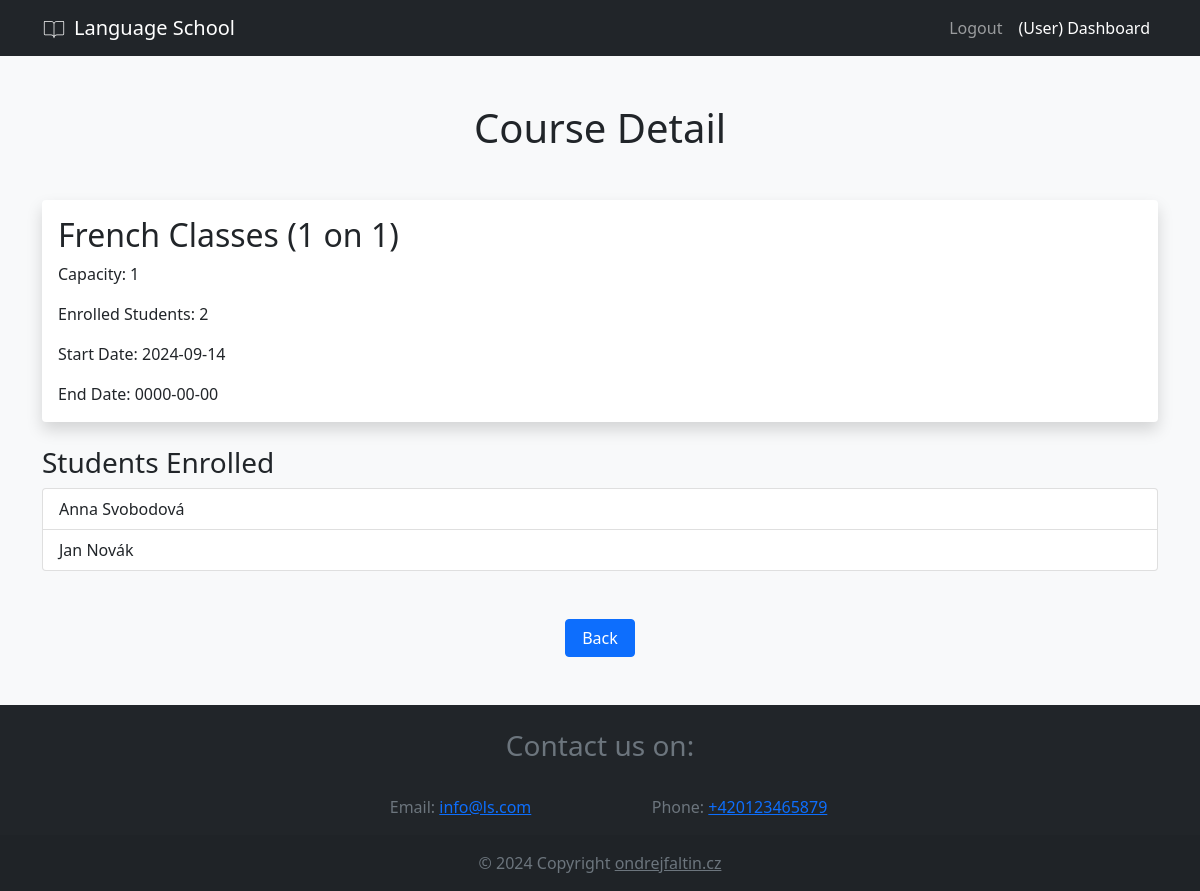
The page /php/kurz/course_detail.php?course_id=2 on the database its author committed.
### tables this page shows
create table Kurz(
	id int primary key auto_increment,
    nazev varchar(20),
    kapacita int,
    datum_zacatku date,
    datum_konce date
);

create table Student(
	id int primary key auto_increment,
    jmeno varchar(20),
    prijmeni varchar(20),
    uzivjm varchar(32) unique,
    email varchar(50) unique,
    heslo varchar(64),
    admin bit default false
);

### php/kurz/course_detail.php (the view, shortened to what this page needs)
<?php
    include ("../../inc/connection.php");
    $course_id = $_GET['course_id'];
    $sql_course = "SELECT *, (SELECT COUNT(*) FROM Zapis WHERE Zapis.kurz_id = Kurz.id) AS enrolled_students FROM Kurz WHERE id = ?";
    $stmt = $conn->prepare($sql_course);
    $stmt->bind_param("i", $course_id);
    $stmt->execute();
    $result_course = $stmt->get_result();
    $course = $result_course->fetch_assoc();
    $sql_students = "SELECT Student.jmeno, Student.prijmeni FROM Student
                    JOIN Zapis ON Student.id = Zapis.student_id
                    WHERE Zapis.kurz_id = ?";
    $stmt_students = $conn->prepare($sql_students);
    $stmt_students->bind_param("i", $course_id);
    $stmt_students->execute();
    $result_students = $stmt_students->get_result();
?>
<!DOCTYPE html>
    <html lang="cz">
        <head>
            <link href="https://cdn.jsdelivr.net/npm/bootstrap@5.0.2/dist/css/bootstrap.min.css" rel="stylesheet">
        </head>
        <body class="bg-light">
            <header>
                <nav class="navbar navbar-expand-lg navbar-dark bg-dark">
                    <div class="container">
                       <a class="navbar-brand d-flex align-items-center" href="../app.php">
                            <img src="../../img/book.svg" height="24" alt="JK Logo" loading="lazy" style="margin-top: -1px;" />
                            <p class="text-white ps-2 mb-0">Language School</p>
                        </a>
                        <div class="collapse navbar-collapse justify-content-end" id="navbarNav">
                            <ul class="navbar-nav ml-auto">
                                <li class="nav-item">
                                    <a class="nav-link" href="../login/logout.php">Logout</a>
                                </li>
                                <li class="nav-item">
                                    <a class="nav-link text-white" href="user_dash.php">(User) Dashboard</a>
                                </li>
                            </ul>
                        </div>
                    </div>
                </nav>
            </header>
            <main class="bg-light">
                <div class="text-center pt-5">
                    <h1>Course Detail</h1>
                </div>
                <div class="container mt-5">
                    <div class="card border-0 shadow rounded">
                        <div class="card-body">
                            <h2 class="card-title"><?php echo htmlspecialchars($course['nazev']); ?></h2>
                            <p class="card-text">Capacity: <?php echo htmlspecialchars($course['kapacita']); ?></p>
                            <p class="card-text">Enrolled Students: <?php echo htmlspecialchars($course['enrolled_students']); ?></p>
                            <p class="card-text">Start Date: <?php echo htmlspecialchars($course['datum_zacatku']); ?></p>
                            <p class="card-text">End Date: <?php echo htmlspecialchars($course['datum_konce']); ?></p>
                        </div>
                    </div>
                    <h3 class="mt-4">Students Enrolled</h3>
                    <ul class="list-group mb-5">
                        <?php
                            if ($result_students->num_rows > 0) {
                                while($row = $result_students->fetch_assoc()) {
                                    echo '<li class="list-group-item">' . htmlspecialchars($row['jmeno']) . ' ' . htmlspecialchars($row['prijmeni']) . '</li>';
                                }
                            } else {
                                echo '<li class="list-group-item">No students enrolled in this course.</li>';
                            }
                        ?>
                    </ul>
                </div>
                <div class="container d-flex justify-content-center align-items-center full-height">
                    <a href="../dashes/user_dash.php" class="btn btn-primary mb-5 px-3">Back</a>
                </div>
            </main>
            <footer class="bg-body-tertiary text-center bg-dark">
                <div class="text-center text-muted pt-4">
                    <h3>Contact us on:</h3>
                </div>
                <div class="container p-4 pb-0">
                    <section class="">
                        <form action="">
                            <div class="row d-flex justify-content-center">
                                <div class="col-md-3 col-12">
                                    <p class="text-muted">
                                        Email:
                                        <a href="mailto:info@ls.com" class="text-primary">info@ls.com</a>
                                    </p>
                                </div>
                                <div class="col-md-3 col-12">
                                    <p class="text-muted">
                                        Phone:
                                        <a href="tel:+420123465879" class="text-primary">+420123465879</a>
                                    </p>
                                </div>
                            </div>
                        </form>
                    </section>
                </div>
                <div class="text-center p-3 text-muted" style="background-color: rgba(0, 0, 0, 0.05);">
                    © 2024 Copyright
                    <a class="text-body text-muted" href="ondrejfaltin.cz">ondrejfaltin.cz</a>
                </div>
            </footer>
        </body>
    </html>

### rows shown on the page
kurz: nazev "French Classes (1 on 1)", kapacita "1", datum_zacatku "2024-09-14", datum_konce "0000-00-00"
student: jmeno "Anna", prijmeni "Svobodová"
student: jmeno "Jan", prijmeni "Novák"

### other values the page prints
$course['enrolled_students'] "2"
